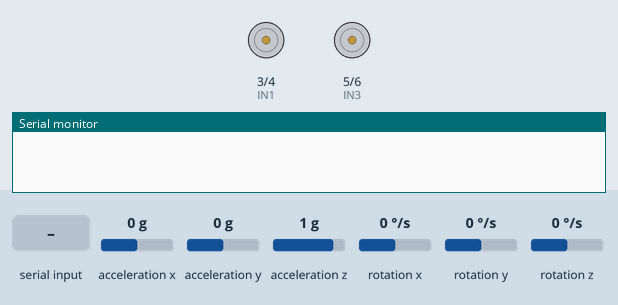
The sketch below on a simulated Arduino Uno, built with avr-gcc and run on an emulated ATmega328P. On the bench: motor-driver pin pairs drawn as motors (green arrow = first pin HIGH = forward, orange = second pin HIGH = backward, longer = more drive, scaled by the enable pin), the last lines printed to the serial monitor. The test bench sets the inputs (shaded band); at power-on: acceleration x 0 g, acceleration y 0 g, acceleration z 1 g, rotation x 0 °/s, rotation y 0 °/s, rotation z 0 °/s.

Above: at 0.9 s.
1.0 s: "1" received over Serial
At 20.8 s:
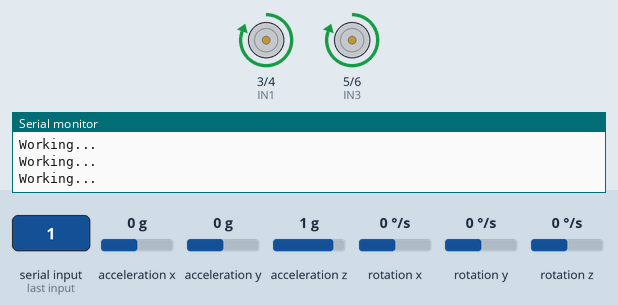
Timing chart, 0 to 21.1 s (numbered marks = the images above; inputs shaded):
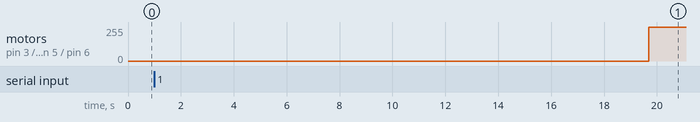

Measured:
- after the input at 1.0 s, motor on pin 3 (IN1) / pin 4 (IN2), motor on pin 5 (IN3) / pin 6 (IN4): stopped → forward 255/255 after 18.7 s

The sketch:

State.ino
```cpp
#include <Wire.h> // Import (include) the Wire library
#include <MPU6050_tockn.h> // Import (include) the MPU6050_tockn library (install it if it is not already installed)

MPU6050 mpu6050(Wire); // Create an instance of MPU6050 and give it a custom name (mpu6050 in this case). Pass Wire as a parameter to this instance
const int DO = 2; /* Specify the pin number for the digital output (DO) pin of the FC-03. This pin SHOULD be connected to an interrupt
pin. The arduino uno has two (2) interrupt pins; Interrupt Pin 0 (Pin 2) and Interrupt Pin 1 (Pin 3). We choose to use Interrupt Pin 0 */

const int ENA = 9;
const int ENB = 10;
const int IN1 = 3;
const int IN2 = 4;
const int IN3 = 5;
const int IN4 = 6;
const int SPEED = 255; // We will be driving at 150 (out of 255)

float angle_offset = 0;
float Ux = 0;
float Uy = 0;
float X = 0;
float Y = 0;
float theta = 0.00;
float Ax = 0;
float Ay = 0;
const long interval = 3000;
unsigned long previousMillis = 0;

void pulse();
void goForward();
int updatepulse(int dt);

void setup()
{
  Serial.begin(9600);
  while(!Serial.available())  //waiting for receiver to send something
  {
    }
  Serial.println("Starting...");
  delay(5000);

  // Define Pin Modes
  pinMode (ENA, OUTPUT);
  pinMode (ENB, OUTPUT);
  pinMode (IN1, OUTPUT);
  pinMode (IN2, OUTPUT);
  pinMode (IN3, OUTPUT);
  pinMode (IN4, OUTPUT);

  pinMode (DO, INPUT_PULLUP);

 attachInterrupt(DO, pulse, CHANGE);

  Wire.begin();
  mpu6050.begin();

  mpu6050.calcGyroOffsets(true); /* This calculates the offset values of the gyroscope. When this function is called with (true) as
  is the case here, you can see state of calculating calibration in the serial monitor */


/* We want to calculate the angular offset of our robot so we get the average of
 *  100 "Z" angle readings
 */
for (int i = 0; i < 100; i++)
{
  mpu6050.update();
  angle_offset += mpu6050.getAngleZ();
}

  angle_offset = angle_offset/100.00;  // Calculating the average as explained above

  Serial.println(angle_offset);
  delay(10000);
}

void loop(){
  Serial.println("Working...");
  delay(500);

  goForward();
  pulse();
}

void goForward()
{
  analogWrite(ENA, SPEED);
  analogWrite(ENB, SPEED);

  digitalWrite(IN1, HIGH);
  digitalWrite(IN2, LOW);

  digitalWrite(IN3, HIGH);
  digitalWrite(IN4, LOW);
}

int updatepulse(int dt){
     int divisor = mpu6050.getAngleZ() - angle_offset;
     int theta_initial = divisor % 360;
     theta = float(theta_initial);

     Ax = mpu6050.getAccX();
     Ay = mpu6050.getAccY();

     Ax = 0.1 * Ax;
     Ay = 0.1 * Ay;

     float Vx = Ux + (Ax*dt);
     float Vy = Uy + (Ay*dt);

     X = X + ( (Ux * dt) + (0.5 * Ax *(dt^2)));
     Y = Y + ( (Uy * dt) + (0.5 * Ay * (dt^2)));

    Ux = Vx;
    Uy = Vy;

    Serial.print("X-axis: "); Serial.println(X); Serial.print("Y-axis: "); Serial.println(Y); Serial.print("Theta: "); Serial.println(theta);
  }


void pulse() {
    unsigned long currentMillis = millis();

  if(currentMillis - previousMillis >= interval) {
     int da = currentMillis - previousMillis;
     updatepulse(da);
     previousMillis = currentMillis;
  }
}
```
